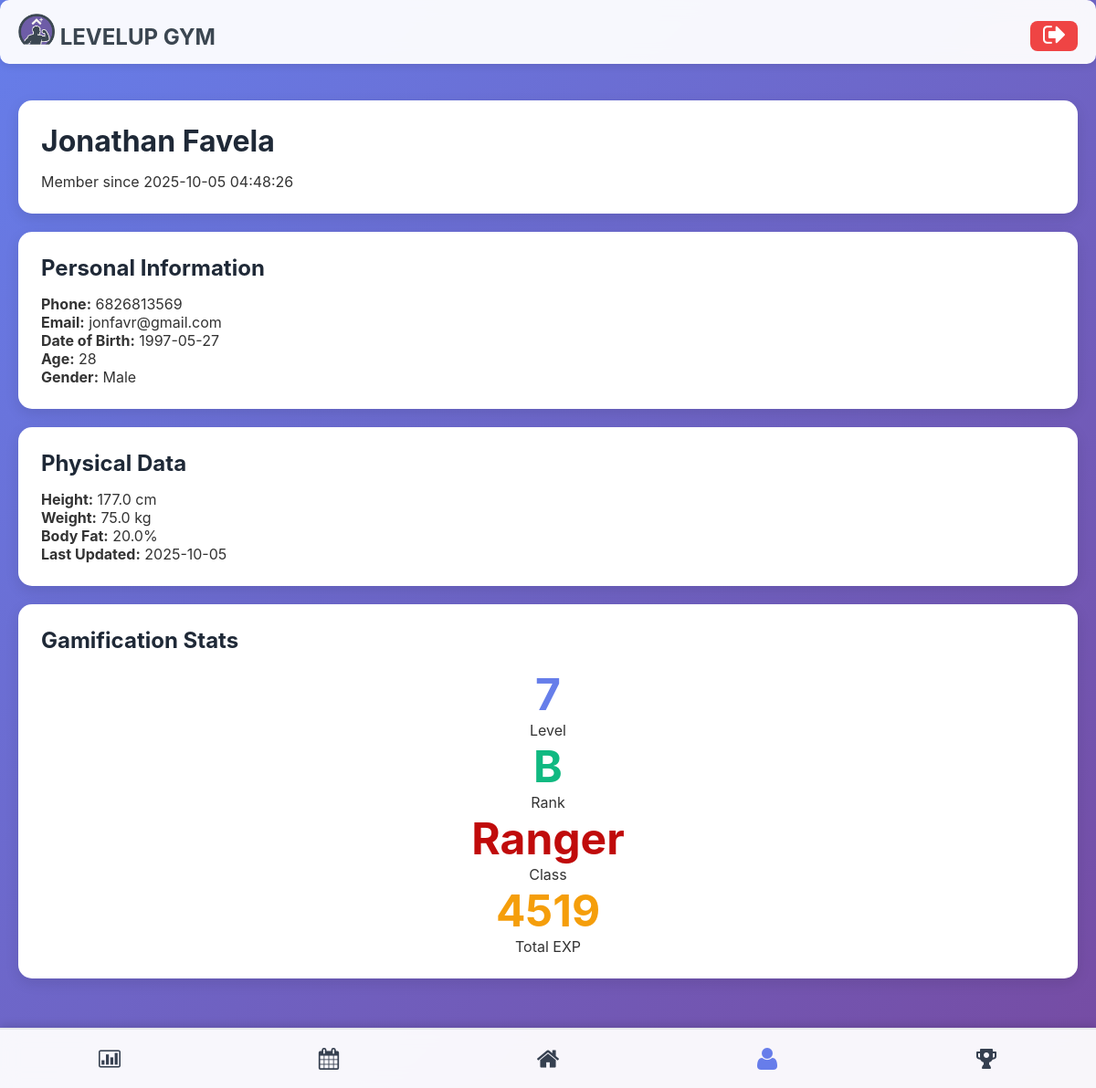
Before: /profile (signed in) with the older database file.
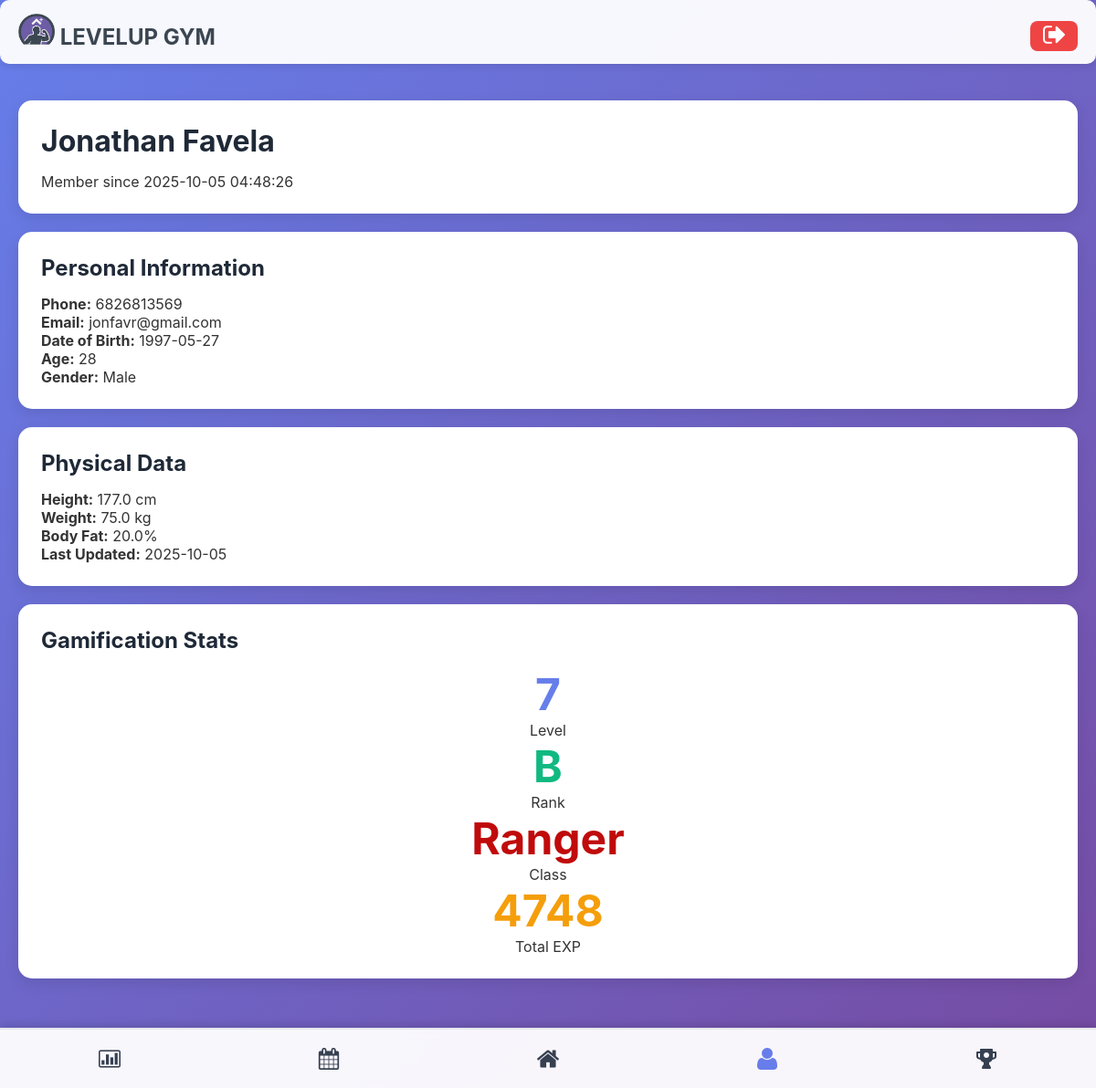
After: the same page with the newer database file.
### tables this page shows
CREATE TABLE client_gamification (
                gamification_id INTEGER PRIMARY KEY AUTOINCREMENT,
                client_id INTEGER UNIQUE NOT NULL,
                current_level INTEGER DEFAULT 1,
                current_exp INTEGER DEFAULT 0,
                total_exp INTEGER DEFAULT 0,
                rank TEXT DEFAULT 'E',
                client_class TEXT,
                class_unlocked_at_level INTEGER, current_streak INTEGER DEFAULT 0, longest_streak INTEGER DEFAULT 0, total_reps INTEGER DEFAULT 0, workouts_completed INTEGER DEFAULT 0,
                FOREIGN KEY (client_id) REFERENCES clients(client_id) ON DELETE CASCADE
            );

### main.py (the view)
@app.route('/profile')
@login_required
def profile():
    client_id = session['client_id']
    client = Client.get_by_id(client_id)
    physical_data = client.get_latest_physical_data()
    gam_data = client.get_gamification_data()
    return render_template('profile.html',
                         client=client,
                         physical_data=physical_data,
                         gam_data=gam_data)

### database/db_manager.py (called while the page is built)
    def connect(self):
        self.conn = sqlite3.connect(self.db_name)
        self.conn.row_factory = sqlite3.Row  # Access columns by name
        self.cursor = self.conn.cursor()

    def disconnect(self):
        if self.conn:
            self.conn.close()

    def execute_query(self, query, params=None):
        self.connect()
        if params:
            self.cursor.execute(query, params)
        else:
            self.cursor.execute(query)
        results = self.cursor.fetchall()
        self.disconnect()
        return results

### main.py (called while the page is built)
def login_required(f):
    @wraps(f)
    def decorated_function(*args, **kwargs):
        if 'client_id' not in session:
            return redirect(url_for('login'))
        return f(*args, **kwargs)
    return decorated_function

### models/client.py (called while the page is built)
    @property
    def full_name(self):
        return f"{self.first_name} {self.last_name}"

    def get_gamification_data(self):
        db = DatabaseManager()
        query = 'SELECT * FROM client_gamification WHERE client_id=?'
        result = db.execute_query(query, (self.client_id,))
        return dict(result[0]) if result else None

### templates/profile.html (shortened to what this page needs)
{% extends "base.html" %}
{% block content %}
<div class="card">
    <h1>{{ client.full_name }}</h1>
    <p>Member since {{ client.registration_date }}</p>
</div>
<div class="grid grid-2">
    <div class="card">
        <h2>Personal Information</h2>
        <p><strong>Phone:</strong> {{ client.phone_number }}</p>
        <p><strong>Email:</strong> {{ client.email or 'Not provided' }}</p>
        <p><strong>Date of Birth:</strong> {{ client.date_of_birth or 'Not provided' }}</p>
        <p><strong>Age:</strong> {{ client.age or 'N/A' }}</p>
        <p><strong>Gender:</strong> {{ client.gender or 'Not specified' }}</p>
    </div>
    <div class="card">
        <h2>Physical Data</h2>
        {% if physical_data %}
        <p><strong>Height:</strong> {{ physical_data.height_cm }} cm</p>
        <p><strong>Weight:</strong> {{ physical_data.weight_kg }} kg</p>
        <p><strong>Body Fat:</strong> {{ physical_data.body_fat_percentage or 'N/A' }}%</p>
        <p><strong>Last Updated:</strong> {{ physical_data.measurement_date }}</p>
        {% else %}
        <p>No physical data recorded yet</p>
        {% endif %}
    </div>
</div>
<div class="card">
    <h2>Gamification Stats</h2>
    {% if gam_data %}
    <div class="grid grid-4">
        <div style="text-align: center;">
            <div style="font-size: 48px; font-weight: bold; color: #667eea;">{{ gam_data.current_level }}</div>
            <div>Level</div>
        </div>
        <div style="text-align: center;">
            <div style="font-size: 48px; font-weight: bold; color: #10b981;">{{ gam_data.rank }}</div>
            <div>Rank</div>
        </div>
        {% if gam_data.client_class %}
        <div style="text-align: center;">
            <div style="font-size: 48px; font-weight: bold; color: #c00b0b;">{{ gam_data.client_class }}</div>
            <div>Class</div>
        </div>
        {% endif %}
        <div style="text-align: center;">
            <div style="font-size: 48px; font-weight: bold; color: #f59e0b;">{{ gam_data.total_exp }}</div>
            <div>Total EXP</div>
        </div>
    </div>
    {% endif %}
</div>
{% endblock %}

Changed rows visible on the page:
changed client_gamification "Ranger": total_exp "4519" → "4748"
